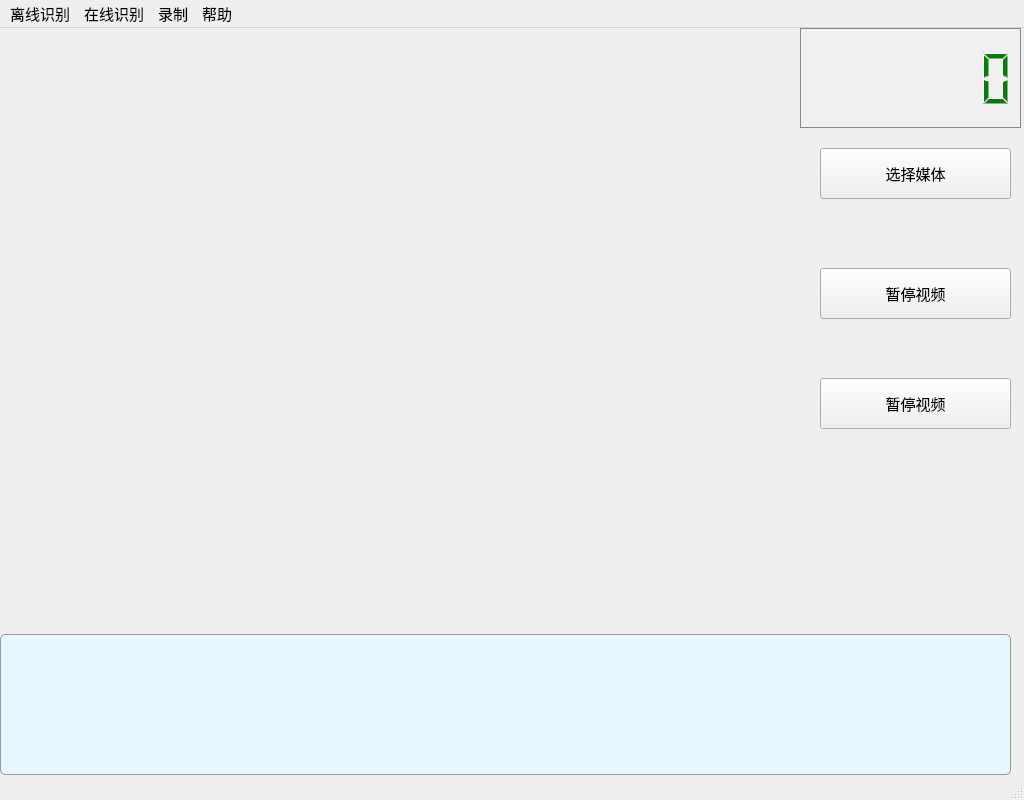
<?xml version="1.0" encoding="UTF-8"?>
<ui version="4.0">
 <class>MainWindow</class>
 <widget class="QMainWindow" name="MainWindow">
  <property name="geometry">
   <rect>
    <x>0</x>
    <y>0</y>
    <width>1024</width>
    <height>800</height>
   </rect>
  </property>
  <property name="font">
   <font>
    <pointsize>11</pointsize>
   </font>
  </property>
  <property name="windowTitle">
   <string>MainWindow</string>
  </property>
  <property name="layoutDirection">
   <enum>Qt::LeftToRight</enum>
  </property>
  <property name="styleSheet">
   <string notr="true"># background-color: rgb(31, 1, 94);</string>
  </property>
  <widget class="QWidget" name="centralwidget">
   <widget class="QLCDNumber" name="lcdNumber">
    <property name="geometry">
     <rect>
      <x>800</x>
      <y>0</y>
      <width>221</width>
      <height>100</height>
     </rect>
    </property>
    <property name="sizePolicy">
     <sizepolicy hsizetype="Minimum" vsizetype="Minimum">
      <horstretch>100</horstretch>
      <verstretch>100</verstretch>
     </sizepolicy>
    </property>
    <property name="minimumSize">
     <size>
      <width>0</width>
      <height>100</height>
     </size>
    </property>
    <property name="maximumSize">
     <size>
      <width>16777215</width>
      <height>100</height>
     </size>
    </property>
    <property name="sizeIncrement">
     <size>
      <width>22</width>
      <height>5</height>
     </size>
    </property>
    <property name="palette">
     <palette>
      <active>
       <colorrole role="WindowText">
        <brush brushstyle="SolidPattern">
         <color alpha="255">
          <red>0</red>
          <green>128</green>
          <blue>0</blue>
         </color>
        </brush>
       </colorrole>
       <colorrole role="Button">
        <brush brushstyle="SolidPattern">
         <color alpha="255">
          <red>240</red>
          <green>240</green>
          <blue>240</blue>
         </color>
        </brush>
       </colorrole>
       <colorrole role="Text">
        <brush brushstyle="SolidPattern">
         <color alpha="255">
          <red>0</red>
          <green>128</green>
          <blue>0</blue>
         </color>
        </brush>
       </colorrole>
       <colorrole role="ButtonText">
        <brush brushstyle="SolidPattern">
         <color alpha="255">
          <red>0</red>
          <green>128</green>
          <blue>0</blue>
         </color>
        </brush>
       </colorrole>
       <colorrole role="Base">
        <brush brushstyle="SolidPattern">
         <color alpha="255">
          <red>240</red>
          <green>240</green>
          <blue>240</blue>
         </color>
        </brush>
       </colorrole>
       <colorrole role="Window">
        <brush brushstyle="SolidPattern">
         <color alpha="255">
          <red>240</red>
          <green>240</green>
          <blue>240</blue>
         </color>
        </brush>
       </colorrole>
      </active>
      <inactive>
       <colorrole role="WindowText">
        <brush brushstyle="SolidPattern">
         <color alpha="255">
          <red>0</red>
          <green>128</green>
          <blue>0</blue>
         </color>
        </brush>
       </colorrole>
       <colorrole role="Button">
        <brush brushstyle="SolidPattern">
         <color alpha="255">
          <red>240</red>
          <green>240</green>
          <blue>240</blue>
         </color>
        </brush>
       </colorrole>
       <colorrole role="Text">
        <brush brushstyle="SolidPattern">
         <color alpha="255">
          <red>0</red>
          <green>128</green>
          <blue>0</blue>
         </color>
        </brush>
       </colorrole>
       <colorrole role="ButtonText">
        <brush brushstyle="SolidPattern">
         <color alpha="255">
          <red>0</red>
          <green>128</green>
          <blue>0</blue>
         </color>
        </brush>
       </colorrole>
       <colorrole role="Base">
        <brush brushstyle="SolidPattern">
         <color alpha="255">
          <red>240</red>
          <green>240</green>
          <blue>240</blue>
         </color>
        </brush>
       </colorrole>
       <colorrole role="Window">
        <brush brushstyle="SolidPattern">
         <color alpha="255">
          <red>240</red>
          <green>240</green>
          <blue>240</blue>
         </color>
        </brush>
       </colorrole>
      </inactive>
      <disabled>
       <colorrole role="WindowText">
        <brush brushstyle="SolidPattern">
         <color alpha="255">
          <red>0</red>
          <green>128</green>
          <blue>0</blue>
         </color>
        </brush>
       </colorrole>
       <colorrole role="Button">
        <brush brushstyle="SolidPattern">
         <color alpha="255">
          <red>240</red>
          <green>240</green>
          <blue>240</blue>
         </color>
        </brush>
       </colorrole>
       <colorrole role="Text">
        <brush brushstyle="SolidPattern">
         <color alpha="255">
          <red>0</red>
          <green>128</green>
          <blue>0</blue>
         </color>
        </brush>
       </colorrole>
       <colorrole role="ButtonText">
        <brush brushstyle="SolidPattern">
         <color alpha="255">
          <red>0</red>
          <green>128</green>
          <blue>0</blue>
         </color>
        </brush>
       </colorrole>
       <colorrole role="Base">
        <brush brushstyle="SolidPattern">
         <color alpha="255">
          <red>240</red>
          <green>240</green>
          <blue>240</blue>
         </color>
        </brush>
       </colorrole>
       <colorrole role="Window">
        <brush brushstyle="SolidPattern">
         <color alpha="255">
          <red>240</red>
          <green>240</green>
          <blue>240</blue>
         </color>
        </brush>
       </colorrole>
      </disabled>
     </palette>
    </property>
    <property name="font">
     <font>
      <pointsize>-1</pointsize>
     </font>
    </property>
    <property name="mouseTracking">
     <bool>false</bool>
    </property>
    <property name="layoutDirection">
     <enum>Qt::LeftToRight</enum>
    </property>
    <property name="styleSheet">
     <string notr="true">QLCDNumber {
    color: green;
	font-size: 30px; 
    padding: 5px;
    border: 1px solid #888888;
    background-color: #F0F0F0;
}
QLCDNumber.warning {
    color: red;
}</string>
    </property>
    <property name="frameShape">
     <enum>QFrame::Box</enum>
    </property>
    <property name="frameShadow">
     <enum>QFrame::Plain</enum>
    </property>
    <property name="lineWidth">
     <number>4</number>
    </property>
    <property name="midLineWidth">
     <number>16</number>
    </property>
    <property name="smallDecimalPoint">
     <bool>true</bool>
    </property>
    <property name="digitCount">
     <number>6</number>
    </property>
    <property name="mode">
     <enum>QLCDNumber::Dec</enum>
    </property>
    <property name="value" stdset="0">
     <double>0.000000000000000</double>
    </property>
   </widget>
   <widget class="QLabel" name="label_img2">
    <property name="geometry">
     <rect>
      <x>0</x>
      <y>0</y>
      <width>800</width>
      <height>600</height>
     </rect>
    </property>
    <property name="minimumSize">
     <size>
      <width>800</width>
      <height>600</height>
     </size>
    </property>
    <property name="maximumSize">
     <size>
      <width>1920</width>
      <height>1080</height>
     </size>
    </property>
    <property name="font">
     <font>
      <family>字魂漫画家(商用需授权)</family>
      <pointsize>13</pointsize>
     </font>
    </property>
    <property name="styleSheet">
     <string notr="true">self.label_img2.setStyleSheet(&quot;QLabel {\n&quot;
                              &quot;    background-image: url(:/images/NOcam.png); \n&quot;
                              &quot;    background-repeat: no-repeat; \n&quot;
                              &quot;    background-position: center; \n&quot;
                              &quot;}&quot;)</string>
    </property>
    <property name="text">
     <string/>
    </property>
   </widget>
   <widget class="QToolButton" name="toolButton">
    <property name="geometry">
     <rect>
      <x>820</x>
      <y>120</y>
      <width>191</width>
      <height>51</height>
     </rect>
    </property>
    <property name="text">
     <string>选择媒体</string>
    </property>
   </widget>
   <widget class="QTextEdit" name="textEdit">
    <property name="geometry">
     <rect>
      <x>0</x>
      <y>606</y>
      <width>1011</width>
      <height>141</height>
     </rect>
    </property>
    <property name="styleSheet">
     <string notr="true">QTextEdit {
    border: 1px solid #999999; /* 灰色细边框，颜色和宽度可按需调整 */
    border-radius: 5px; /* 圆角，让边框更柔和 */
    background-color: #E6F7FF; /* 淡蓝色背景，可换其他喜欢的颜色 */
    font-family: &quot;微软雅黑&quot;; /* 易读的字体 */
    font-size: 12px; /* 字号大小可调整 */
    color: #333333; /* 深灰色文字，突出显示 */
}
QTextEdit:focus {
    background-color: #F0FFFF; /* 获得焦点时背景色变亮 */
}</string>
    </property>
    <property name="readOnly">
     <bool>true</bool>
    </property>
   </widget>
   <widget class="QPushButton" name="pushButton">
    <property name="geometry">
     <rect>
      <x>820</x>
      <y>240</y>
      <width>191</width>
      <height>51</height>
     </rect>
    </property>
    <property name="text">
     <string>暂停视频</string>
    </property>
   </widget>
   <widget class="QPushButton" name="pushButton_openImage">
    <property name="geometry">
     <rect>
      <x>820</x>
      <y>350</y>
      <width>191</width>
      <height>51</height>
     </rect>
    </property>
    <property name="text">
     <string>暂停视频</string>
    </property>
   </widget>
   <zorder>label_img2</zorder>
   <zorder>lcdNumber</zorder>
   <zorder>toolButton</zorder>
   <zorder>textEdit</zorder>
   <zorder>pushButton</zorder>
   <zorder>pushButton_openImage</zorder>
  </widget>
  <widget class="QMenuBar" name="menubar">
   <property name="geometry">
    <rect>
     <x>0</x>
     <y>0</y>
     <width>1024</width>
     <height>26</height>
    </rect>
   </property>
   <widget class="QMenu" name="menu">
    <property name="title">
     <string>离线识别</string>
    </property>
    <widget class="QMenu" name="menu_3">
     <property name="title">
      <string>视频文件</string>
     </property>
     <addaction name="actionopenVideo"/>
     <addaction name="actioncloseVideo"/>
    </widget>
    <widget class="QMenu" name="menu_4">
     <property name="title">
      <string>图片文件</string>
     </property>
     <addaction name="actionopenImage"/>
    </widget>
    <addaction name="menu_4"/>
    <addaction name="menu_3"/>
   </widget>
   <widget class="QMenu" name="menu_2">
    <property name="title">
     <string>在线识别</string>
    </property>
    <addaction name="actionopenCam"/>
    <addaction name="actioncloseCam"/>
   </widget>
   <widget class="QMenu" name="menu_5">
    <property name="title">
     <string>录制</string>
    </property>
    <addaction name="actionbeginRecoding"/>
    <addaction name="actionendRecoding"/>
   </widget>
   <widget class="QMenu" name="menu_6">
    <property name="title">
     <string>帮助</string>
    </property>
    <addaction name="actionabout"/>
    <addaction name="actioninstructions"/>
   </widget>
   <addaction name="menu"/>
   <addaction name="menu_2"/>
   <addaction name="menu_5"/>
   <addaction name="menu_6"/>
  </widget>
  <widget class="QStatusBar" name="statusbar"/>
  <action name="actionopencamera">
   <property name="text">
    <string>打开摄像头</string>
   </property>
  </action>
  <action name="actionopenCam">
   <property name="text">
    <string>打开摄像头</string>
   </property>
  </action>
  <action name="actioncloseCam">
   <property name="text">
    <string>关闭摄像头</string>
   </property>
  </action>
  <action name="actionopenVideo">
   <property name="text">
    <string>打开</string>
   </property>
  </action>
  <action name="actioncloseVideo">
   <property name="text">
    <string>关闭</string>
   </property>
  </action>
  <action name="actionopenImage">
   <property name="text">
    <string>打开</string>
   </property>
  </action>
  <action name="actionbeginRecoding">
   <property name="text">
    <string>开始录制</string>
   </property>
  </action>
  <action name="actionendRecoding">
   <property name="text">
    <string>结束录制</string>
   </property>
  </action>
  <action name="actionabout">
   <property name="text">
    <string>关于</string>
   </property>
  </action>
  <action name="actioninstructions">
   <property name="text">
    <string>使用说明</string>
   </property>
  </action>
 </widget>
 <resources>
  <include location="D:/QT/1.qrc"/>
 </resources>
 <connections>
  <connection>
   <sender>toolButton</sender>
   <signal>clicked()</signal>
   <receiver>MainWindow</receiver>
   <slot>showNormal()</slot>
   <hints>
    <hint type="sourcelabel">
     <x>105</x>
     <y>181</y>
    </hint>
    <hint type="destinationlabel">
     <x>591</x>
     <y>416</y>
    </hint>
   </hints>
  </connection>
 </connections>
</ui>
